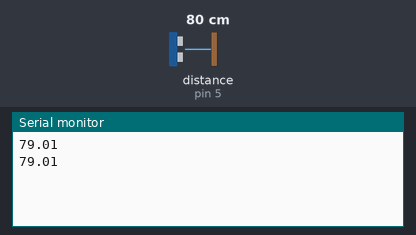
A sketch run on a simulated Arduino Uno, built with avr-gcc and run on an emulated ATmega328P. Shown: the last lines printed to the serial monitor. Wiring (inferred from the names in the program): ultrasonic range finder: trigger pin 4; echo pin 5. The inputs (shaded band) are chosen by the test bench; at power-on: distance to the obstacle (sensor on pin 5) 80 cm. The echo pulse lasts 58.3 µs per cm.

Above: at 1.8 s.
1.9 s: distance to the obstacle (sensor on pin 5) set to 2 cm
At 2.7 s:
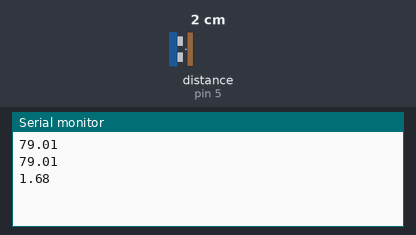
3.4 s: distance to the obstacle (sensor on pin 5) set to 4 cm
At 4.8 s:
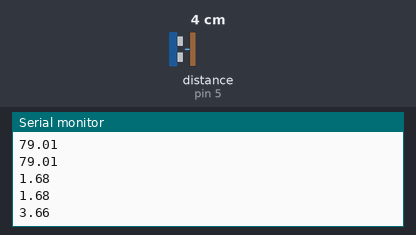
Timing chart, 0 to 6.4 s (numbered marks = the images above; inputs shaded):
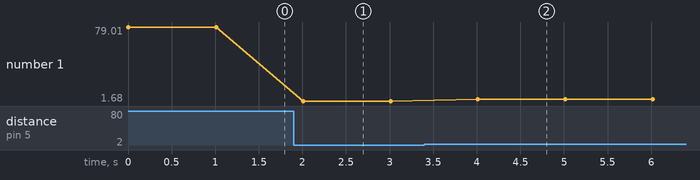

Measured:
- after the input at 1.9 s, the serial monitor: prints a new line after 0.11 s (image 1)
- after the input at 3.4 s, the serial monitor: prints a new line after 0.61 s (image 2)
- plotted number 1: 79.01 → 1.68 after the input at 1.9 s, 1.68 → 3.66 after the input at 3.4 s

The sketch:

utrasonic.ino
```cpp
#define trigger 4
#define echo 5

int duration = 0;
float distance = 0.0;

void setup() {
  // put your setup code here, to run once:
  pinMode(trigger, OUTPUT);
  pinMode(echo, INPUT);

  Serial.begin(9600);
}

void loop() {
  // put your main code here, to run repeatedly:
  digitalWrite(trigger, LOW);
  delayMicroseconds(2);
  digitalWrite(trigger, HIGH);
  delayMicroseconds(10);
  digitalWrite(trigger, LOW);
  duration = pulseIn(echo, HIGH);
  distance = duration /29.4 / 2 ;
  Serial.println(distance);
  delay(1000);
}
```
